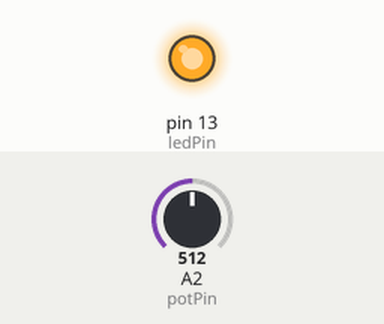
This sketch was run on a simulated Arduino Uno, built with avr-gcc and run on an emulated ATmega328P. Parts: output pins drawn as LEDs (lit = HIGH). The test bench sets the inputs (shaded band); at power-on: A2 (potPin) = 512.

Above: at 1.2 s.
1.3 s: A2 (potPin) set to 498
At 1.8 s:
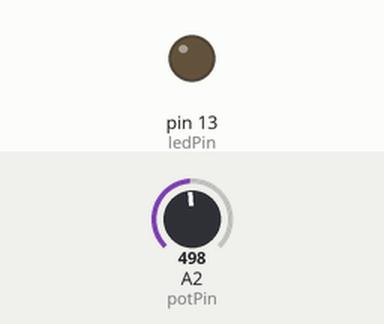
2.8 s: A2 (potPin) set to 522
At 4.0 s:
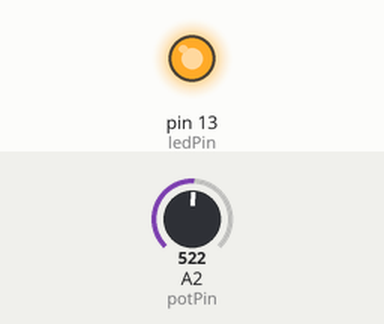
4.3 s: A2 (potPin) set to 511
At 5.3 s:
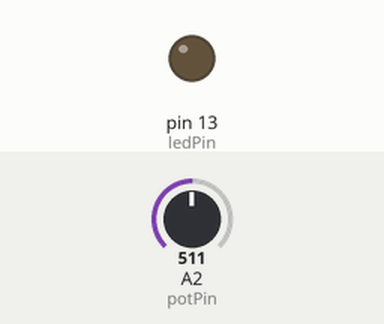
Timing chart, 0 to 7.3 s (numbered marks = the images above; inputs shaded):
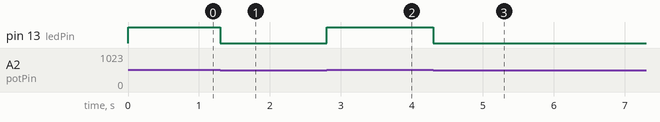

The sketch:

arduino_project.ino
```cpp
int potPin = 2;    // select the input pin for the potentiometer
int ledPin = 13;   // select the pin for the LED
int val = 0;       // variable to store the value coming from the sensor

void setup() {
  pinMode(ledPin, OUTPUT);  // declare the ledPin as an OUTPUT
}

void loop() {
  val = analogRead(potPin);    // read the value from the sensor
  if(val >= 512){
  	digitalWrite(ledPin, HIGH);  // turn the ledPin on
  }else{
  digitalWrite(ledPin, LOW);   // turn the ledPin off
  }
}
```

Measured:
- the behaviour switches between 512 and 511 on A2 (potPin) (found by bisection; images 0 and 1)
- after the input at 1.3 s, pin 13 (ledPin): HIGH → LOW at once
- after the input at 2.8 s, pin 13 (ledPin): LOW → HIGH at once
- after the input at 4.3 s, pin 13 (ledPin): HIGH → LOW at once
